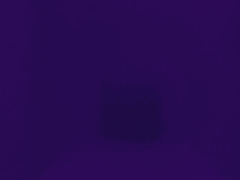
#> input picture model-training-and-evaluation/eKettleT Training and Evaluation/train/020241009_014045_e_kettle_thermal.png, 80 x 60 px (shown 3 times larger); its folder holds 4 pictures in this run
$ jupyter execute --allow-errors IsolationForest.ipynb
#> lines starting #> are read from the running program, lines starting #| are printed output that depends on the picture
# Import necessary libraries

[cell 1]
import numpy as np
import matplotlib.pyplot as plt
import glob
from sklearn.ensemble import IsolationForest
from sklearn.metrics import roc_auc_score, roc_curve
from sklearn.preprocessing import StandardScaler
from sklearn.decomposition import PCA
from PIL import Image

# Load images from the train and test directories

[cell 2]
train_directory = "./train/*.png"
test_directory = "./test/*.png"

train_image_paths = glob.glob(train_directory)
test_image_paths = glob.glob(test_directory)

print(f"Number of training images: {len(train_image_paths)}")
print(f"Number of testing images: {len(test_image_paths)}")

# Function to load and flatten images

[cell 3]
def load_images(image_paths):
    image_data = []

    for path in image_paths:
        image = Image.open(path).convert('L')
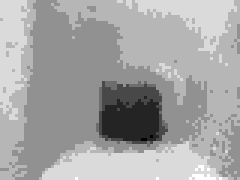
#> image: PIL image 80x60 L (shown 3 times larger); min 23, max 30, mean 27.5; drawn with min black and max white
        image = image.resize((80, 60))
        image_array = np.array(image).flatten()
#> image_array = 4800 values, max 30 at index 4466, min 23 at index 3650, mean 27.54
        image_data.append(image_array)
#> pass 2 of the loop in load_images, `for path in image_paths:`:
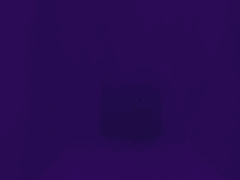
#> input picture model-training-and-evaluation/eKettleT Training and Evaluation/train/020241009_014050_e_kettle_thermal.png, 80 x 60 px (shown 3 times larger)
#> in load_images, `image = Image.open(path).convert('L')`:
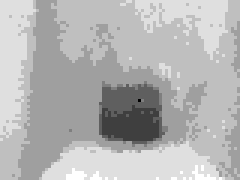
#> image: PIL image 80x60 L (shown 3 times larger); min 22, max 30, mean 27.7; drawn with min black and max white
#> image_array = 4800 values, max 30 at index 4465, min 22 at index 2686, mean 27.67
#> pass 3 of the loop in load_images, `for path in image_paths:`:
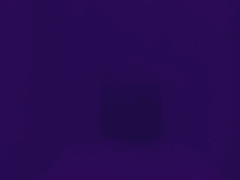
#> input picture model-training-and-evaluation/eKettleT Training and Evaluation/train/020241009_014055_e_kettle_thermal.png, 80 x 60 px (shown 3 times larger)
#> in load_images, `image = Image.open(path).convert('L')`:
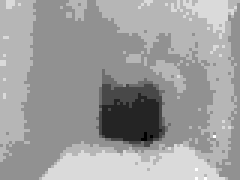
#> image: PIL image 80x60 L (shown 3 times larger); min 23, max 30, mean 27.3; drawn with min black and max white
#> image_array = 4800 values, max 30 at index 3671, min 23 at index 3568, mean 27.34
#> the loop made 4 passes; the first 3 are shown
    return np.array(image_data)

# Load the images

[cell 4]
train_image_data = load_images(train_image_paths)
test_image_data = load_images(test_image_paths)

print(f"Train image data shape: {train_image_data.shape}")
#| Train image data shape: (4, 4800)
print(f"Test image data shape: {test_image_data.shape}")

# Normalize the data

[cell 5]
scaler = StandardScaler()
train_image_data_scaled = scaler.fit_transform(train_image_data)
#> (the rest of this cell did not finish here and is left out)

# Implement Isolation Forest

[cell 6]
isolation_forest = IsolationForest(contamination=0.1)
isolation_forest.fit(train_image_data_scaled)

# Predict anomalies in the test set and measure inference times

[cell 7]
import time
import numpy as np

# Initialize an empty list to store inference times
inference_times = []

# Perform predictions and measure time for each
for i, path in enumerate(test_image_paths):
    start_time = time.time()  # Start time before prediction
    anomaly_scores = isolation_forest.predict([test_image_data_scaled[i]])  # Predict single image data
    end_time = time.time()  # End time after prediction

    # Calculate the inference time in milliseconds
    inference_time = (end_time - start_time)
    inference_times.append(inference_time)

    # Store the prediction result
    anomaly_prediction = "Anomaly" if anomaly_scores == -1 else "Normal"
    print(f"Test Image: {path.split('/')[-1]} - Prediction: {anomaly_prediction}")

# Calculate mean inference time
mean_inference_time = np.mean(inference_times) * 1000

print(f"Mean Inference Time: {mean_inference_time:.2f} ms")
